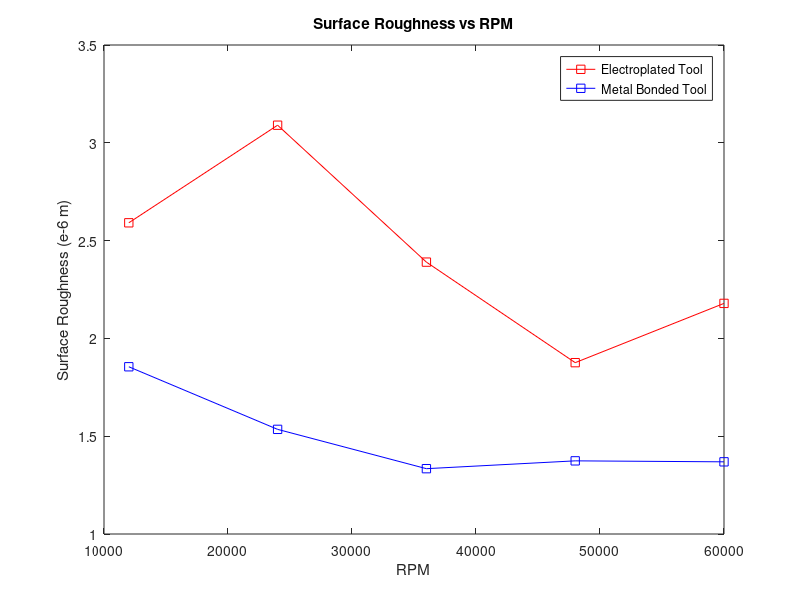
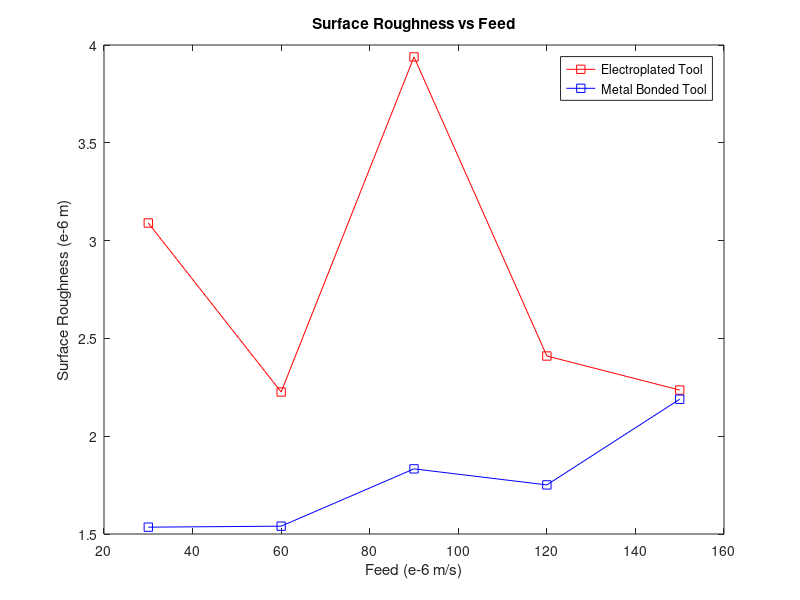
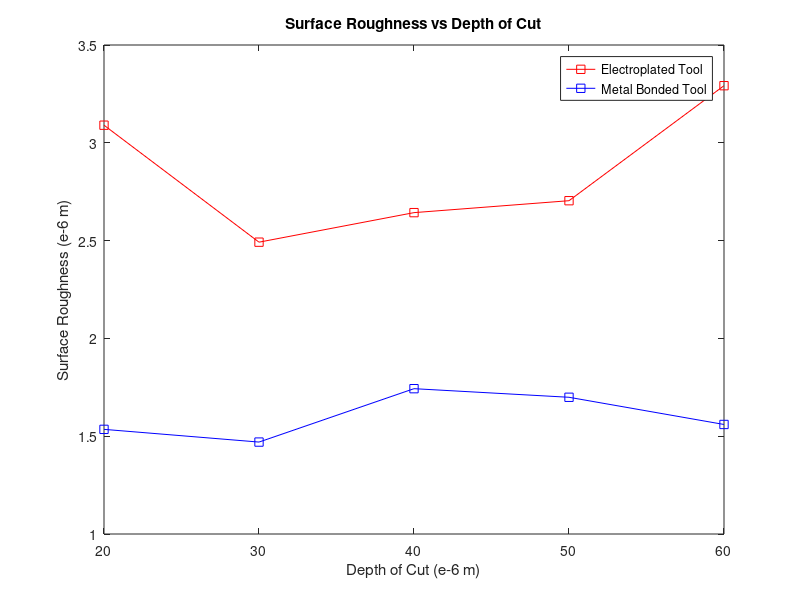

Write MATLAB code to recreate these figures, in order.
## I dedicate any and all copyright interest in this software to the
## public domain. I make this dedication for the benefit of the public at
## large and to the detriment of my heirs and successors. I intend this
## dedication to be an overt act of relinquishment in perpetuity of all
## present and future rights to this software under copyright law.
##
## Author: Varun Patil <radialapps@gmail.com>
## Created: 2018-11-17

function [] = rough ()

  # RPM
  rpm = [12000 24000 36000 48000 60000];
  sr = [2.591 3.09 2.39 1.876 2.179];
  plot(rpm, sr, '-sr');
  hold on;
  
  sr = [1.855 1.535 1.334 1.374 1.369];
  plot(rpm, sr, '-sb');
  hold on;
  
  title("Surface Roughness vs RPM");
  xlabel("RPM");
  ylabel("Surface Roughness (e-6 m)");
  legend("Electroplated Tool", "Metal Bonded Tool");
  print("-dpng", "ROUGH_RPM.png");
  hold off;
  
  # Feed
  rpm = [30 60 90 120 150];
  sr = [3.09 2.226 3.939 2.41 2.236];
  plot(rpm, sr, '-sr');
  hold on;
  
  sr = [1.535 1.54 1.833 1.751 2.189];
  plot(rpm, sr, '-sb');
  hold on;
  
  title("Surface Roughness vs Feed");
  xlabel("Feed (e-6 m/s)");
  ylabel("Surface Roughness (e-6 m)");
  legend("Electroplated Tool", "Metal Bonded Tool");
  print("-dpng", "ROUGH_FEED.png");
  hold off;
  
  # DOC
  rpm = [20 30 40 50 60];
  sr = [3.09 2.492 2.643 2.704 3.292];
  plot(rpm, sr, '-sr');
  hold on;
  
  sr = [1.535 1.47 1.743 1.699 1.56];
  plot(rpm, sr, '-sb');
  hold on;
  
  title("Surface Roughness vs Depth of Cut");
  xlabel("Depth of Cut (e-6 m)");
  ylabel("Surface Roughness (e-6 m)");
  legend("Electroplated Tool", "Metal Bonded Tool");
  print("-dpng", "ROUGH_DOC.png");
  hold off;

endfunction
